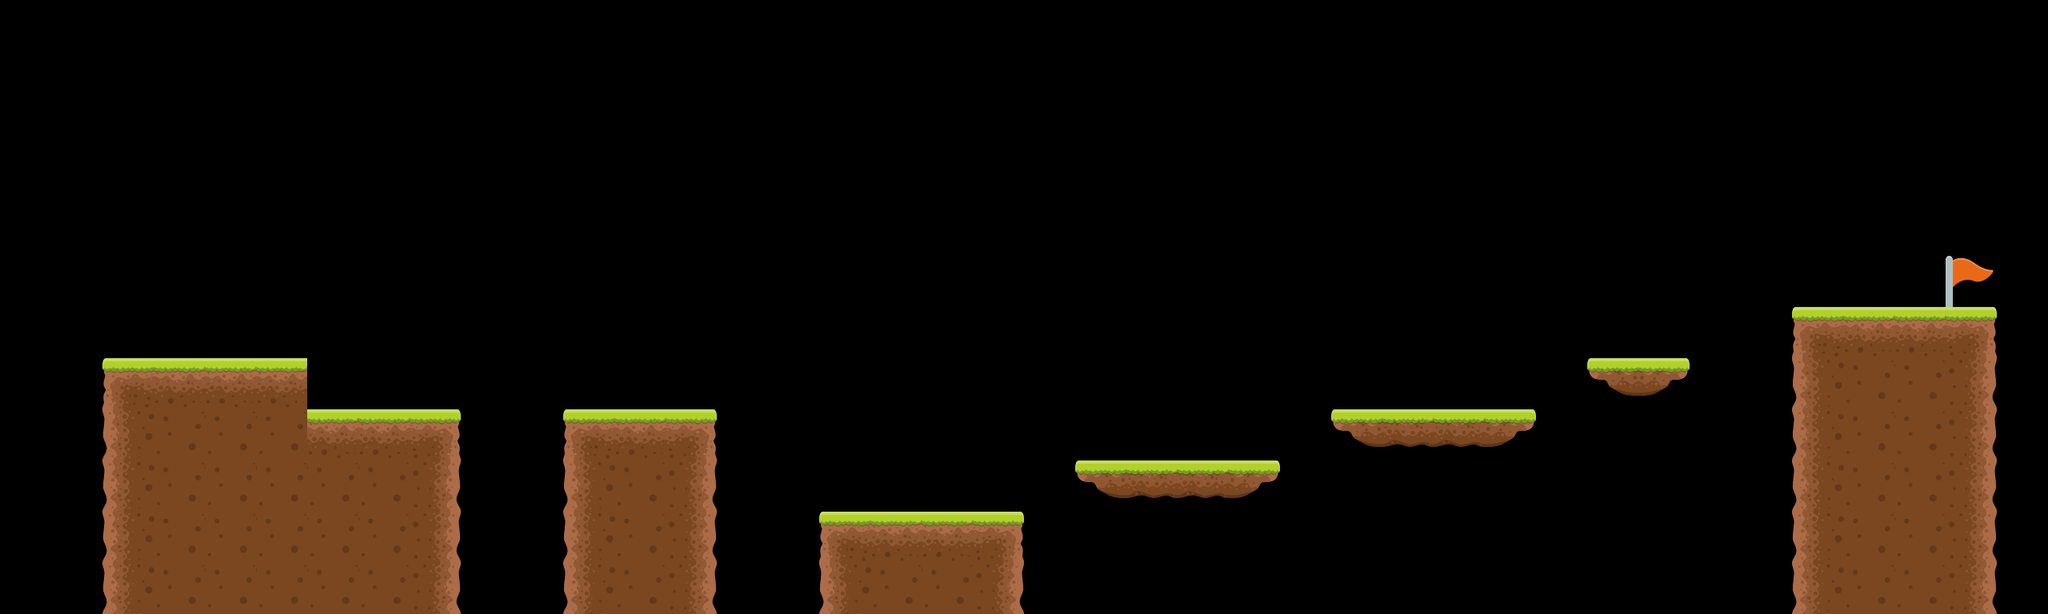

Below is a game level as drawn by its tile map, then a one-line description and the .tmx file that defines it, in full:
An orthogonal 40x12 tile map with 64x64 px tiles, 1 tile layer (Tile Layer 1), 2 tilesets and 13 objects.

<map version="1.10" tiledversion="1.10.0" orientation="orthogonal" renderorder="right-down" width="40" height="12" tilewidth="64" tileheight="64" infinite="0" nextlayerid="6" nextobjectid="28">
 <editorsettings>
  <export target="level2.lua" format="lua" />
 </editorsettings>
 <tileset firstgid="1" name="platformer" tilewidth="64" tileheight="64" tilecount="9" columns="3">
  <image source="tileset.png" width="192" height="192" />
 </tileset>
 <tileset firstgid="10" name="Flag" tilewidth="64" tileheight="64" tilecount="1" columns="1">
  <image source="flag.png" width="64" height="64" />
 </tileset>
 <layer id="1" name="Tile Layer 1" width="40" height="12">
  <data encoding="csv">
0,0,0,0,0,0,0,0,0,0,0,0,0,0,0,0,0,0,0,0,0,0,0,0,0,0,0,0,0,0,0,0,0,0,0,0,0,0,0,0,
0,0,0,0,0,0,0,0,0,0,0,0,0,0,0,0,0,0,0,0,0,0,0,0,0,0,0,0,0,0,0,0,0,0,0,0,0,0,0,0,
0,0,0,0,0,0,0,0,0,0,0,0,0,0,0,0,0,0,0,0,0,0,0,0,0,0,0,0,0,0,0,0,0,0,0,0,0,0,0,0,
0,0,0,0,0,0,0,0,0,0,0,0,0,0,0,0,0,0,0,0,0,0,0,0,0,0,0,0,0,0,0,0,0,0,0,0,0,0,0,0,
0,0,0,0,0,0,0,0,0,0,0,0,0,0,0,0,0,0,0,0,0,0,0,0,0,0,0,0,0,0,0,0,0,0,0,0,0,0,0,0,
0,0,0,0,0,0,0,0,0,0,0,0,0,0,0,0,0,0,0,0,0,0,0,0,0,0,0,0,0,0,0,0,0,0,0,0,0,0,10,0,
0,0,0,0,0,0,0,0,0,0,0,0,0,0,0,0,0,0,0,0,0,0,0,0,0,0,0,0,0,0,0,0,0,0,0,1,2,2,3,0,
0,0,1,2,2,2,0,0,0,0,0,0,0,0,0,0,0,0,0,0,0,0,0,0,0,0,0,0,0,0,0,7,9,0,0,4,5,5,6,0,
0,0,4,5,5,5,2,2,3,0,0,1,2,3,0,0,0,0,0,0,0,0,0,0,0,0,7,8,8,9,0,0,0,0,0,4,5,5,6,0,
0,0,4,5,5,5,5,5,6,0,0,4,5,6,0,0,0,0,0,0,0,7,8,8,9,0,0,0,0,0,0,0,0,0,0,4,5,5,6,0,
0,0,4,5,5,5,5,5,6,0,0,4,5,6,0,0,1,2,2,3,0,0,0,0,0,0,0,0,0,0,0,0,0,0,0,4,5,5,6,0,
0,0,4,5,5,5,5,5,6,0,0,4,5,6,0,0,4,5,5,6,0,0,0,0,0,0,0,0,0,0,0,0,0,0,0,4,5,5,6,0
</data>
 </layer>
 <objectgroup id="4" name="Flag">
  <object id="26" x="2432" y="320" width="64" height="64" />
 </objectgroup>
 <objectgroup id="5" name="Start">
  <object id="27" x="128" y="320" width="64" height="64" />
 </objectgroup>
 <objectgroup id="2" name="Platforms">
  <object id="15" x="2240" y="384" width="256" height="384" />
  <object id="16" x="1984" y="448" width="128" height="64" />
  <object id="17" x="1664" y="512" width="256" height="64" />
  <object id="18" x="1344" y="576" width="256" height="64" />
  <object id="19" x="1024" y="640" width="256" height="128" />
  <object id="20" x="704" y="512" width="192" height="256" />
  <object id="21" x="128" y="448" width="256" height="320" />
  <object id="22" x="384" y="512" width="192" height="256" />
 </objectgroup>
 <objectgroup id="3" name="Enemies">
  <object id="23" x="448" y="448" width="64" height="64" />
  <object id="24" x="1152" y="576" width="64" height="64" />
  <object id="25" x="1792" y="448" width="64" height="64" />
 </objectgroup>
</map>
